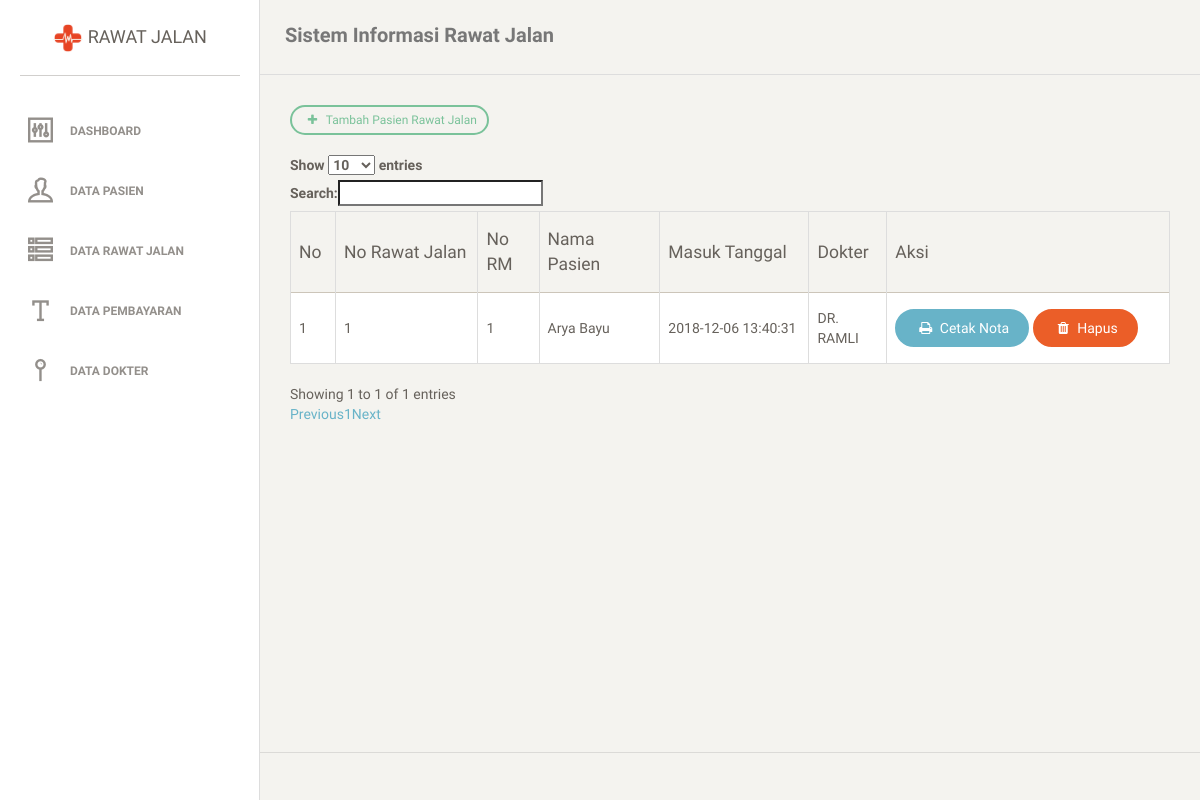
Screenshot of /index.php/admin/data_rawat_jalan with the database file from the repository.
### tables this page shows
CREATE TABLE `tb_rawat_jalan` (
  `no_rj` int(11) NOT NULL,
  `pembayaran` varchar(255) NOT NULL,
  `no_asuransi` varchar(200) NOT NULL,
  `penanggung_jawab` varchar(200) NOT NULL,
  `kadaluarsa` datetime NOT NULL,
  `kelas` varchar(255) NOT NULL,
  `unit` varchar(200) NOT NULL,
  `cara_masuk` varchar(200) NOT NULL,
  `id_pasien` varchar(200) NOT NULL,
  `id_dokter` varchar(200) NOT NULL,
  `tarif` double NOT NULL,
  `created` datetime NOT NULL DEFAULT CURRENT_TIMESTAMP,
  `updated` datetime NOT NULL DEFAULT CURRENT_TIMESTAMP ON UPDATE CURRENT_TIMESTAMP,
  `deleted` int(11) NOT NULL DEFAULT '0'
);

CREATE TABLE `tb_pasien` (
  `no_rm` int(11) NOT NULL,
  `nama_pasien` varchar(255) NOT NULL,
  `alamat_pasien` varchar(200) NOT NULL,
  `jenis_kelamin` varchar(200) NOT NULL,
  `tempat_lahir` varchar(255) NOT NULL,
  `tanggal_lahir` date NOT NULL,
  `no_hp` varchar(200) NOT NULL,
  `status` enum('Dilayani','Tidak dilayani') NOT NULL,
  `created` datetime NOT NULL DEFAULT CURRENT_TIMESTAMP,
  `updated` datetime NOT NULL DEFAULT CURRENT_TIMESTAMP ON UPDATE CURRENT_TIMESTAMP,
  `deleted` int(11) NOT NULL DEFAULT '0'
);

CREATE TABLE `tb_dokter` (
  `no_dokter` int(11) NOT NULL,
  `nama_dokter` varchar(200) NOT NULL,
  `alamat_dokter` varchar(200) NOT NULL,
  `created` datetime NOT NULL DEFAULT CURRENT_TIMESTAMP,
  `updated` datetime NOT NULL DEFAULT CURRENT_TIMESTAMP ON UPDATE CURRENT_TIMESTAMP,
  `deleted` int(11) NOT NULL DEFAULT '0'
);

### application/controllers/Admin.php (called while the page is built, shortened)
<?php
class Admin extends CI_Controller {
	public function __construct()
	{
		$this->load->model(array('Rawat_model'));
	}
	public function data_rawat_jalan()
	{
		$data['main_view'] = 'data_rawat_jalan';
		$data['rawat'] = $this->Rawat_model->data_rawat_jalan();
		$this->load->view('template', $data);
	}
}

### index.php (called while the page is built, shortened)
<?php
require_once BASEPATH.'core/CodeIgniter.php';

### application/models/Rawat_model.php (called while the page is built, shortened)
<?php
class Rawat_model extends CI_Model {
	public function data_rawat_jalan()
	{
		return $this->db->select('tb_rawat_jalan.*,tb_pasien.nama_pasien,tb_pasien.no_rm,tb_dokter.nama_dokter')
						->from('tb_rawat_jalan')
						->join('tb_pasien','tb_rawat_jalan.id_pasien=tb_pasien.no_rm')
						->join('tb_dokter','tb_rawat_jalan.id_dokter=tb_dokter.no_dokter')
						->get()
						->result();
	}
}

### application/views/data_rawat_jalan.php (the view, shortened to what this page needs)
<div class="container-fluid">
    <a href="<?php echo base_url();?>index.php/admin/pendaftaran_pasien_rawat" class="btn btn-success btn-sm" style="margin-bottom: 20px"><i class="fa fa-plus"></i> Tambah Pasien Rawat Jalan</a>
    <div class="row">
        <div class="col-md-12">
            <table id="projectdashboard" class="table table-striped table-bordered nowrap tb" style="width:100%">
                <thead>
                    <tr>
                        <th>No</th>
                        <th>No Rawat Jalan</th>
                        <th>No RM</th>
                        <th>Nama Pasien</th>
                        <th>Masuk Tanggal</th>
                        <th>Dokter</th>
                        <th>Aksi</th>
                        </tr>
                </thead>
                <tbody>
                     <?php
                    $no = 0;
                        foreach ($rawat as $data) {
                            echo '<tr>
                                    <td>'.++$no.'</td>
                                    <td>'.$data->no_rj.'</td>
                                    <td>'.$data->no_rm.'</td>
                                    <td>'.$data->nama_pasien.'</td>
                                    <td>'.$data->created.'</td>
                                    <td>'.$data->nama_dokter.'</td>
                                    <td>
                                        <a href="'.base_url().'index.php/admin/cetak_nota/'.$data->no_rj.'" class="btn btn-fill btn-info"><i class="fa fa-print"></i> Cetak Nota</a>
                                        <a href="" class="btn btn-fill btn-danger"><i class="fa fa-trash"></i> Hapus</a>
                                    </td>
                                </tr>';
                            }
                        ?>
                </tbody>
            </table>
        </div>
    </div>
</div>

### application/views/template.php (style rules this page uses)
body { max-width: 100%; }

### rows the page displays
tb_rawat_jalan: no_rj "1", id_pasien.no_rm "1", id_pasien.nama_pasien "Arya Bayu", created "2018-12-06 13:40:31", id_dokter.nama_dokter "DR. RAMLI"
